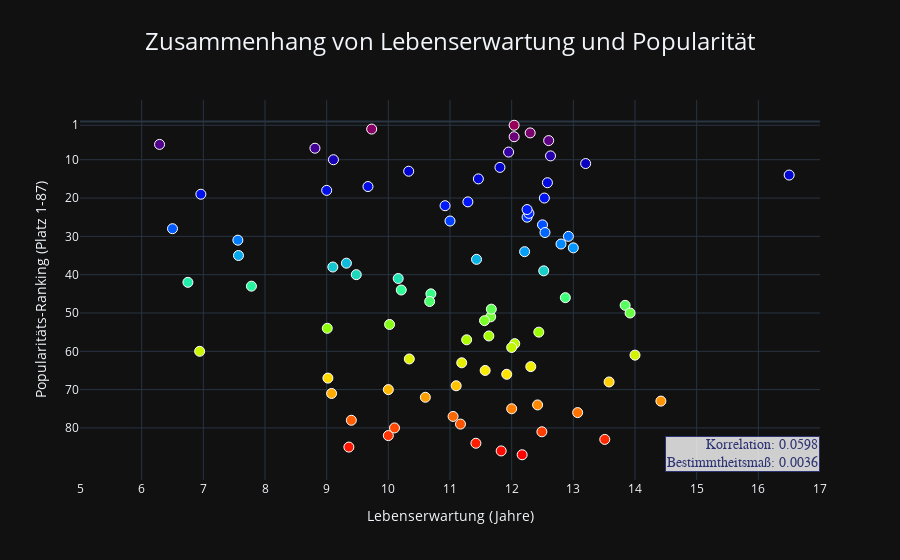

Write notebook code for a chart like this one.
### Code cell
fig = px.scatter(
    data,
    x='LONGEVITY(YEARS)',
    y='popularity ranking',
    hover_name='Breed_de',
    labels={"LONGEVITY(YEARS)": "Lebenserwartung (Jahre)", "popularity ranking": "Popularitäts-Ranking (Platz 1-87)"},
    title='Zusammenhang von Lebenserwartung und Popularität',
    color='popularity ranking',
    template="plotly_dark",
    color_continuous_scale="rainbow"
)

fig.update_layout(
    title_x=0.5,
    title_xanchor='center',
    title_font_size=24 
)

# Weiße Umrandung um die Marker
fig.update_traces(
    marker=dict(
        size = 10,
        line=dict(
            width=1, 
            color= 'white'
        )
    )
)


fig.update_xaxes(
    tickmode="linear",
    dtick=1,
    range=[int(data["LONGEVITY(YEARS)"].min()) - 1, int(data["LONGEVITY(YEARS)"].max()) + 1],
)

fig.update_yaxes(
    autorange='reversed',
    tickmode='array',
    dtick=10,
    tickvals=[1, 10, 20, 30, 40, 50, 60, 70, 80]
)

fig.update_coloraxes(showscale=False)

fig.add_annotation(
    text=f"Korrelation: {correlation:.4f}<br>Bestimmtheitsmaß: {bestimmtheit:.4f}",
    x=1.0,  # Position relativ zur Plot-Breite (0-1)
    y=0.02,  # Position relativ zur Plot-Höhe (0-1)
    xref="paper",
    yref="paper",
    showarrow=False,
    font=dict(
        family="Trebuchet MS",
        size=14,
        color="#2c3272"
    ),
    bgcolor="rgba(255,255,255,0.8)",  # Halbtransparenter weißer Hintergrund
    bordercolor="#2c3272",
    borderwidth=1,
    align="right",
    xanchor="right",  # Textbox wird rechts verankert
    yanchor="bottom"  # Textbox wird unten verankert
)

fig.show()

#fig.write_html('age_ranking.html')

### Figure 1 — Plotly figure (JSON) as saved in the notebook; plotly's stock layout.template omitted (floating-point values rounded to 4 significant figures)
{"data": [{"hovertemplate": "<b>%{hovertext}</b><br><br>Lebenserwartung (Jahre)=%{x}<br>Popularitäts-Ranking (Platz 1-87)=%{marker.color}<extra></extra>", "hovertext": ["Border Terrier", "Cairn Terrier", "Sibirischer Husky", "Walisischer Springer Spaniel", "Englischer Cocker Spaniel", "Cocker Spaniel", "Lhasa Apso", "Englischer Springer Spaniel", "Shetland Sheepdog", "West Highland White Terrier", "Epagneul Breton", "Deutsch Kurzhaar", "Pointer", "Tibetspaniel", "Labrador Retriever", "Bichon Frisé", "Irischer Setter", "Samojede", "Shih Tzu", "Golden Retriever", "Chesapeake Bay Retriever", "Papillon", "Gordon Setter", "Englischer Setter", "Mops", "Affenpinscher", "Zwergschnauzer", "Beagle", "Border Collie", "Australischer Terrier", "Whippet", "Boston Terrier", "Briard", "Bedlington Terrier", "Cavalier King Charles Spaniel", "Dalmatiner", "Flat-Coated Retriever", "Belgischer Schäferhund (Tervueren)", "Basset Hound", "Pudel", "Staffordshire Bullterrier", "Flandrischer Treibhund", "Pembroke Welsh Corgi", "Clumber Spaniel", "Zwergspitz (Pomeranian)", "Australian Shepherd", "Pharaonenhund", "Dandie Dinmont Terrier", "Greyhound", "Saluki", "Australischer Treibhund", "Tibet Terrier", "Norfolk Terrier", "Dackel (Teckel)", "Chihuahua", "Dobermann", "Englischer Toy Spaniel", "Neufundländer", "Basenji", "Afghanischer Windhund", "Bobtail", "Französische Bulldogge", "Berner Sennenhund", "Boxer", "Brüsseler Griffon", "Malteser", "Riesenschnauzer", "Rottweiler", "Yorkshire Terrier", "Irischer Wolfshund", "Scottish Terrier", "Bullmastiff", "Deutscher Schäferhund", "Mastiff", "Deutsche Dogge", "Kerry Blue Terrier", "Italienisches Windspiel", "Pekinese", "Rhodesian Ridgeback", "Bullterrier", "Bernhardiner", "Russischer Windhund (Borzoi)", "Alaskan Malamute", "Bluthund", "Chow-Chow", "Akita", "Englische Bulldogge"], "legendgroup": "", "marker": {"color": [61, 48, 16, 81, 51, 27, 50, 29, 20, 32, 30, 15, 74, 73, 1, 34, 56, 55, 11, 4, 40, 33, 69, 65, 26, 84, 12, 3, 39, 77, 46, 22, 79, 83, 21, 57, 67, 72, 36, 8, 58, 62, 25, 82, 17, 24, 86, 87, 85, 75, 49, 64, 76, 9, 14, 13, 80, 37, 68, 66, 63, 18, 31, 7, 59, 23, 70, 10, 5, 60, 45, 35, 2, 28, 19, 78, 53, 52, 38, 44, 43, 71, 47, 42, 54, 41, 6], "coloraxis": "coloraxis", "line": {"color": "white", "width": 1}, "size": 10, "symbol": "circle"}, "mode": "markers", "name": "", "orientation": "v", "showlegend": false, "type": "scatter", "x": [14.0, 13.84, 12.58, 12.49, 11.66, 12.5, 13.92, 12.54, 12.53, 12.8, 12.92, 11.46, 12.42, 14.42, 12.04, 12.21, 11.63, 12.44, 13.2, 12.04, 9.48, 13.0, 11.1, 11.57, 11.0, 11.42, 11.81, 12.3, 12.52, 11.05, 12.87, 10.92, 11.17, 13.51, 11.29, 11.27, 9.02, 10.6, 11.43, 11.95, 12.05, 10.34, 12.25, 10.0, 9.67, 12.28, 11.83, 12.17, 9.36, 12.0, 11.67, 12.31, 13.07, 12.63, 16.5, 10.33, 10.1, 9.32, 13.58, 11.92, 11.19, 9.0, 7.56, 8.81, 12.0, 12.25, 10.0, 9.11, 12.6, 6.94, 10.69, 7.57, 9.73, 6.5, 6.96, 9.4, 10.02, 11.56, 9.1, 10.21, 7.78, 9.08, 10.67, 6.75, 9.01, 10.16, 6.29], "xaxis": "x", "y": [61, 48, 16, 81, 51, 27, 50, 29, 20, 32, 30, 15, 74, 73, 1, 34, 56, 55, 11, 4, 40, 33, 69, 65, 26, 84, 12, 3, 39, 77, 46, 22, 79, 83, 21, 57, 67, 72, 36, 8, 58, 62, 25, 82, 17, 24, 86, 87, 85, 75, 49, 64, 76, 9, 14, 13, 80, 37, 68, 66, 63, 18, 31, 7, 59, 23, 70, 10, 5, 60, 45, 35, 2, 28, 19, 78, 53, 52, 38, 44, 43, 71, 47, 42, 54, 41, 6], "yaxis": "y"}], "layout": {"annotations": [{"align": "right", "bgcolor": "rgba(255,255,255,0.8)", "bordercolor": "#2c3272", "borderwidth": 1, "font": {"color": "#2c3272", "family": "Trebuchet MS", "size": 14}, "showarrow": false, "text": "Korrelation: 0.0598<br>Bestimmtheitsmaß: 0.0036", "x": 1, "xanchor": "right", "xref": "paper", "y": 0.02, "yanchor": "bottom", "yref": "paper"}], "coloraxis": {"colorbar": {"title": {"text": "Popularitäts-Ranking (Platz 1-87)"}}, "colorscale": [[0, "rgb(150,0,90)"], [0.125, "rgb(0,0,200)"], [0.25, "rgb(0,25,255)"], [0.375, "rgb(0,152,255)"], [0.5, "rgb(44,255,150)"], [0.625, "rgb(151,255,0)"], [0.75, "rgb(255,234,0)"], [0.875, "rgb(255,111,0)"], [1, "rgb(255,0,0)"]], "showscale": false}, "legend": {"tracegroupgap": 0}, "title": {"font": {"size": 24}, "text": "Zusammenhang von Lebenserwartung und Popularität", "x": 0.5, "xanchor": "center"}, "xaxis": {"anchor": "y", "domain": [0, 1], "dtick": 1, "range": [5, 17], "tickmode": "linear", "title": {"text": "Lebenserwartung (Jahre)"}}, "yaxis": {"anchor": "x", "autorange": "reversed", "domain": [0, 1], "dtick": 10, "tickmode": "array", "tickvals": [1, 10, 20, 30, 40, 50, 60, 70, 80], "title": {"text": "Popularitäts-Ranking (Platz 1-87)"}}}}
